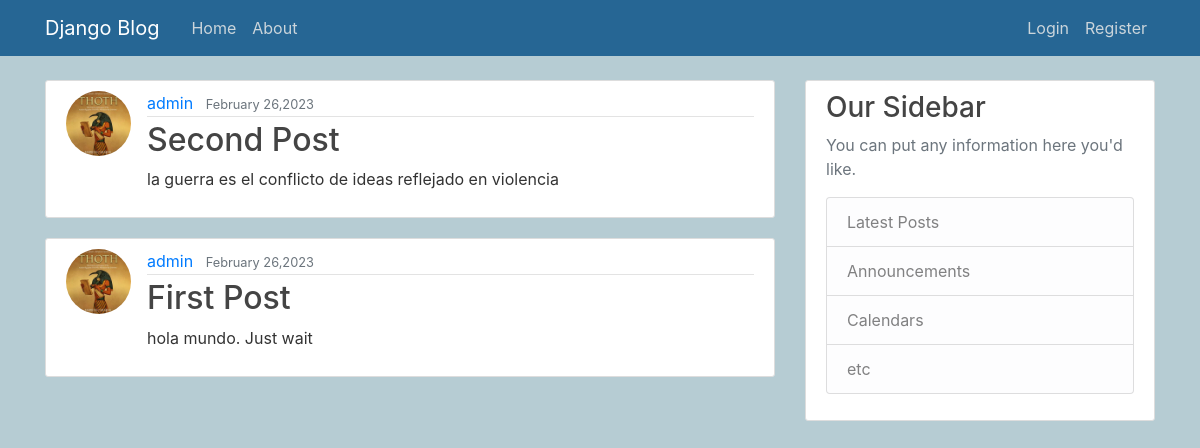
Before: / with the older database file.
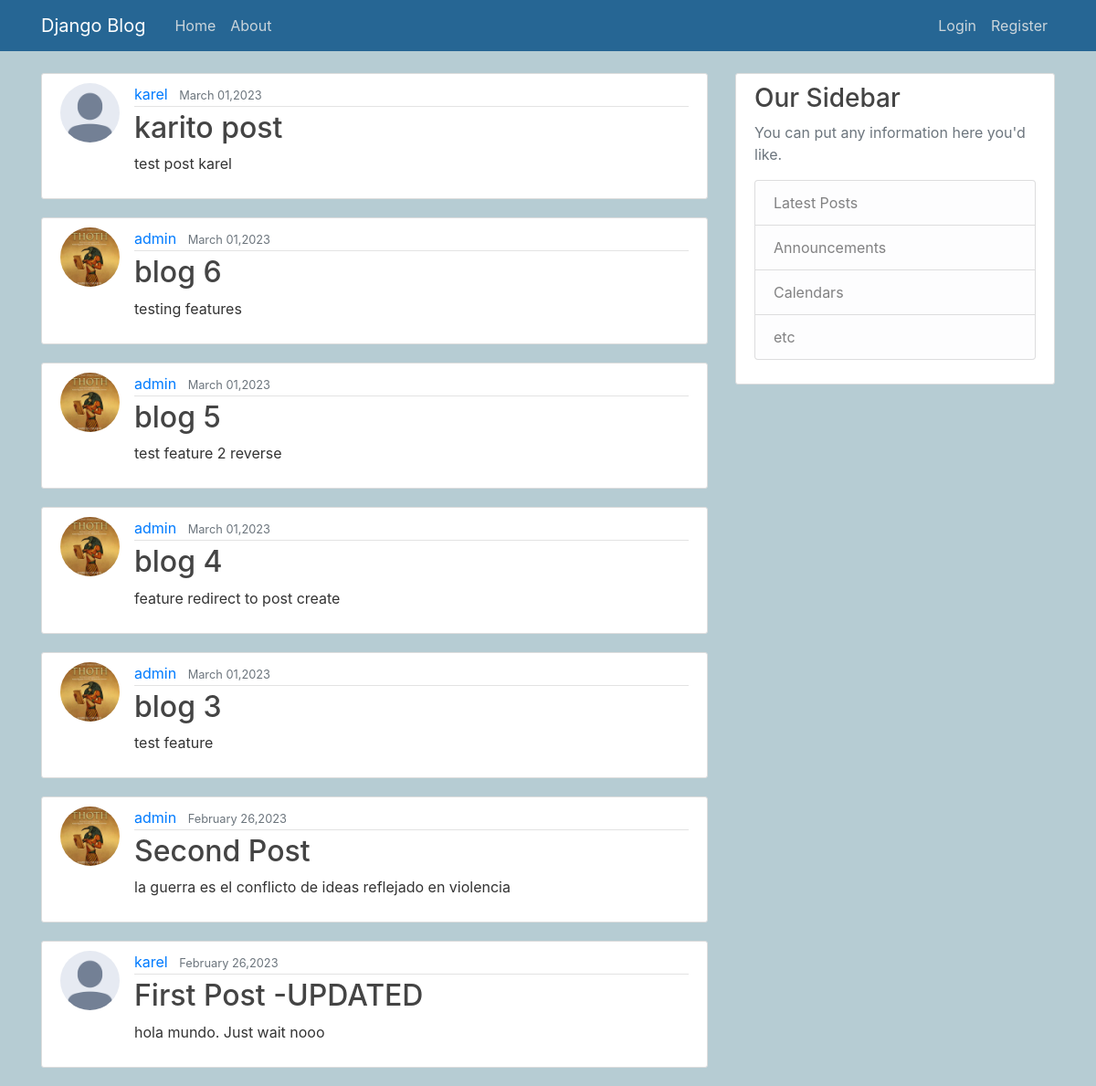
After: the same page with the newer database file.
### blog_app/models.py (models this page shows, shortened)
class Post(models.Model):
    title = models.CharField(max_length=200)
    content = models.TextField()
    date_posted = models.DateTimeField(default=timezone.now)
    author = models.ForeignKey(User, on_delete=models.CASCADE)

### user_app/models.py (models this page shows, shortened)
class Profile(models.Model):
    user = models.OneToOneField(User, on_delete=models.CASCADE)
    image = models.ImageField(default='default.jpg', upload_to='profile_pics')

### blog_app/views.py (the view)
# urls.py: path('', PostListView.as_view(), name='blog_app-home'),
class PostListView(ListView):
    model = Post
    template_name = 'blog_app/index.html'  # <app>/<model>_<viewtype>.html
    context_object_name = 'posts'
    ordering = ['-date_posted'] #organice the posts by date published

### blog_app/templates/blog_app/index.html
{% extends 'blog_app/layout.html' %}
{% load static %}
{% block content %}
{% for post in posts %}
    <article class="media content-section">
        <img class="rounded-circle article-img" src="{{ post.author.profile.image.url }}">
        <div class="media-body">
            <div class="article-metadata">
                <a class="mr-2" href="#">{{ post.author }}</a>
                <small class="text-muted">{{ post.date_posted|date:"F d,Y" }}</small>
            </div>
            <h2><a class="article-title" href="{% url 'blog_app-post-detail' post.id %}">{{ post.title }}</a></h2>
            <p class="article-content">{{ post.content }}</p>
        </div>
    </article>
{% endfor %}
{% endblock content %}

### blog_app/templates/blog_app/layout.html (shortened to what this page needs)
{% load static %}
<!DOCTYPE html>
<html>
    <head>
        <link rel="stylesheet" href="https://stackpath.bootstrapcdn.com/bootstrap/4.1.3/css/bootstrap.min.css">
        <link rel="stylesheet" type="text/css" href="{% static 'css/main.css' %}">
    </head>
    <body>
        <header class="site-header">
            <nav class="navbar navbar-expand-md navbar-dark bg-steel fixed-top">
                <div class="container">
                    <a class="navbar-brand mr-4" href="/">Django Blog</a>
                    <div class="collapse navbar-collapse" id="navbarToggle">
                        <div class="navbar-nav mr-auto">
                            <a class="nav-item nav-link" href="{% url 'blog_app-home' %}">Home</a>
                            <a class="nav-item nav-link" href="{% url 'blog_app-about' %}">About</a>
                        </div>
                        <div class="navbar-nav">
                            {% if user.is_authenticated %}
                            <a class="nav-item nav-link" href="{% url 'user_app-profile' %}">Profile</a>
                            <a class="nav-item nav-link" href="{% url 'user_app-logout' %}">Logout</a>
                            {% else %}
                                <a class="nav-item nav-link" href="{% url 'user_app-login' %}">Login</a>
                                <a class="nav-item nav-link" href="{% url 'user_app-register' %}">Register</a>
                            {% endif %}
                        </div>
                    </div>
                </div>
            </nav>
        </header>
        <main role="main" class="container">
            <div class="row">
                <div class="col-md-8">
                {% block content %}{% endblock %}
                </div>
                <div class="col-md-4">
                <div class="content-section">
                    <h3>Our Sidebar</h3>
                    <p class='text-muted'>You can put any information here you'd like.
                    <ul class="list-group">
                        <li class="list-group-item list-group-item-light">Latest Posts</li>
                        <li class="list-group-item list-group-item-light">Announcements</li>
                        <li class="list-group-item list-group-item-light">Calendars</li>
                        <li class="list-group-item list-group-item-light">etc</li>
                    </ul>
                    </p>
                </div>
                </div>
            </div>
        </main>
    </body>
</html>

### static/css/main.css (style rules this page uses)
body { background: #b6ccd3; color: #333333; margin-top: 5rem; }
h1, h2, h3, h4, h5, h6 { color: #444444; }
ul { margin: 0; }
.bg-steel { background-color: #266694; }
.site-header .navbar-nav .nav-link { color: #cbd5db; }
.content-section { background: #ffffff; padding: 10px 20px; border: 1px solid #dddddd; border-radius: 3px; margin-bottom: 20px; }
.article-title { color: #444444; }
.article-content { white-space: pre-line; }
.article-img { height: 65px; width: 65px; margin-right: 16px; }
.article-metadata { padding-bottom: 1px; margin-bottom: 4px; border-bottom: 1px solid #e3e3e3 }
h1, h2, h3, h4, h5, h6, { font-family: 'Raleway', sans-serif; }
a, { color: #4b5156 }

Changed rows visible on the page:
added Post: author.profile.image (placeholder picture), author "karel", date_posted "March 01,2023", title "karito post", content "test post karel"
added Post: author.profile.image (picture), author "admin", date_posted "March 01,2023", title "blog 6", content "testing features"
added Post: author.profile.image (picture), author "admin", date_posted "March 01,2023", title "blog 5", content "test feature 2 reverse"
added Post: author.profile.image (picture), author "admin", date_posted "March 01,2023", title "blog 4", content "feature redirect to post create"
added Post: author.profile.image (picture), author "admin", date_posted "March 01,2023", title "blog 3", content "test feature"
changed Post: author.profile.image: picture removed, a placeholder shows; author "admin" → "karel"; title "First Post" → "First Post -UPDATED"; content "hola mundo. Just wait" → "hola mundo. Just wait nooo"
